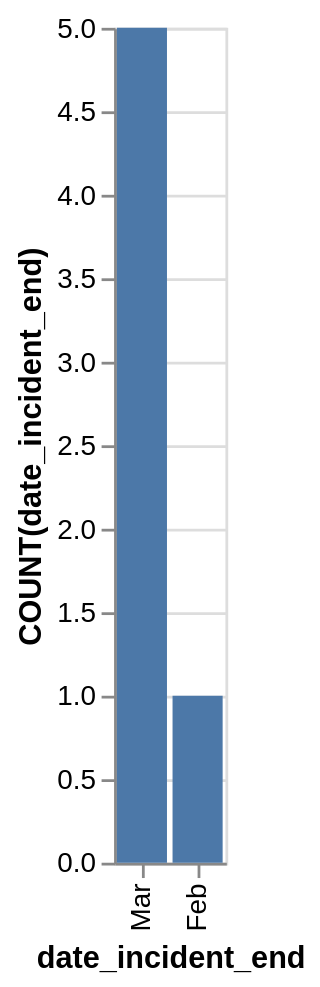

This figure's Vega-Lite source:
### Vega-Lite specification from a JSON file in a GitHub repository (floating-point values rounded to 4 significant figures)
{"data": {"values": [{"x_data": "Mar", "y_data": 5}, {"x_data": "Feb", "y_data": 1}]}, "mark": "bar", "encoding": {"x": {"field": "x_data", "type": "nominal", "title": "date_incident_end", "sort": {"op": "sum", "field": "y_data", "order": "descending"}}, "y": {"field": "y_data", "type": "quantitative", "title": "COUNT(date_incident_end)"}}}
